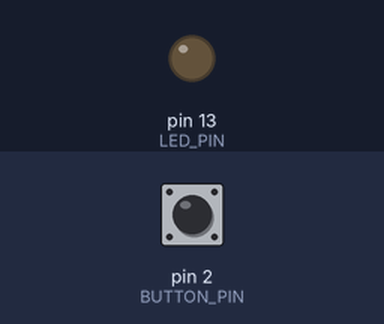
Bench run of a sketch on a simulated Arduino Uno, built with avr-gcc and run on an emulated ATmega328P. Parts: output pins drawn as LEDs (lit = HIGH). Inputs (shaded band) come from the test bench; at power-on: pin 2 (BUTTON_PIN) LOW.

Above: at 1.2 s.
1.3 s: pin 2 (BUTTON_PIN) pulled HIGH for 0.15 s
At 1.37 s:
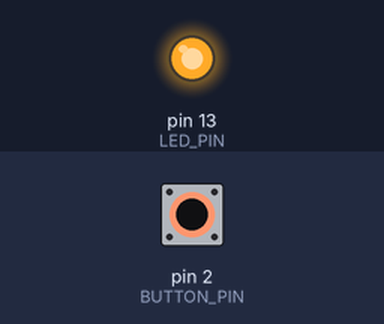
2.9 s: pin 2 (BUTTON_PIN) pulled HIGH for 3.2 s
At 6.7 s:
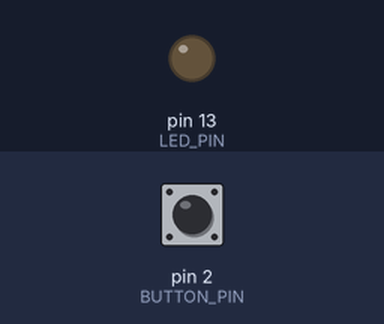
Timing chart, 0 to 8.2 s (numbered marks = the images above; inputs shaded):
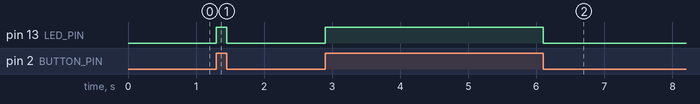

The sketch:

button-led.ino
```cpp
#include "src/Led.h"
#include "src/ButtonImpl.h"

#define LED_PIN 13
#define BUTTON_PIN 2

Light *light;
Button *button;

boolean lightOn;

void setup()
{
    light = new Led(LED_PIN);
    button = new ButtonImpl(BUTTON_PIN);
    lightOn = false;
}

void loop()
{
    bool isPressed = button->isPressed();

    if (!lightOn && isPressed)
    {
        light->switchOn();
        lightOn = true;
    }
    else if (lightOn && !isPressed)
    {
        light->switchOff();
        lightOn = false;
    }
}
```

Button.h
```cpp
#ifndef __BUTTON__
#define __BUTTON__

class Button
{
public:
    virtual bool isPressed() = 0;
};

#endif
```

ButtonImpl.cpp
```cpp
#include "ButtonImpl.h"
#include "Arduino.h"

ButtonImpl::ButtonImpl(int pin)
{
    this->pin = pin;
    pinMode(pin, INPUT);
}

bool ButtonImpl::isPressed()
{
    return digitalRead(pin) == HIGH;
}
```

ButtonImpl.h
```cpp
#ifndef __BUTTONIMPL__
#define __BUTTONIMPL__

#include "Button.h"

class ButtonImpl : public Button
{
public:
    ButtonImpl(int pin);
    bool isPressed();

protected:
    int pin;
};

#endif
```

Led.cpp
```cpp
#include "Led.h"
#include "Arduino.h"

Led::Led(int pin)
{
    this->pin = pin;
    pinMode(pin, OUTPUT);
}

void Led::switchOn()
{
    digitalWrite(pin, HIGH);
}

void Led::switchOff()
{
    digitalWrite(pin, LOW);
};
```

Led.h
```cpp
#ifndef __LED__
#define __LED__

#include "Light.h"

class Led : public Light
{
public:
    Led(int pin);
    void switchOn();
    void switchOff();

protected:
    int pin;
};

#endif
```

Light.h
```cpp
#ifndef __LIGHT__
#define __LIGHT__

class Light
{
public:
    virtual void switchOn() = 0;
    virtual void switchOff() = 0;
};

#endif
```

Measured:
- after the input at 1.3 s, pin 13 (LED_PIN): LOW → HIGH at once, → LOW 0.15 s later
- after the input at 2.9 s, pin 13 (LED_PIN): LOW → HIGH at once, → LOW 3.2 s later
